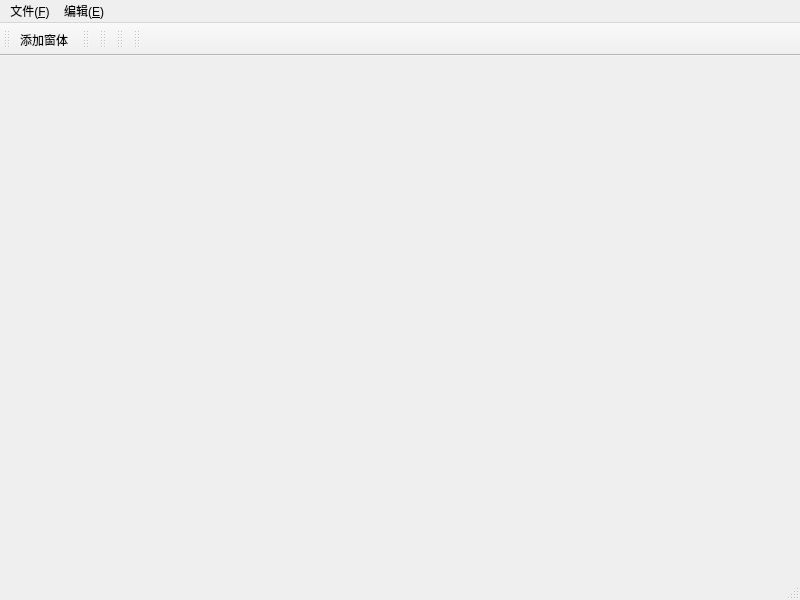
<?xml version="1.0" encoding="UTF-8"?>
<ui version="4.0">
 <class>MainWindow</class>
 <widget class="QMainWindow" name="MainWindow">
  <property name="geometry">
   <rect>
    <x>0</x>
    <y>0</y>
    <width>800</width>
    <height>600</height>
   </rect>
  </property>
  <property name="windowTitle">
   <string>MainWindow</string>
  </property>
  <widget class="QWidget" name="centralwidget">
   <widget class="QWidget" name="gridLayoutWidget">
    <property name="geometry">
     <rect>
      <x>10</x>
      <y>-1</y>
      <width>781</width>
      <height>511</height>
     </rect>
    </property>
    <layout class="QGridLayout" name="MaingridLayout"/>
   </widget>
  </widget>
  <widget class="QMenuBar" name="menubar">
   <property name="geometry">
    <rect>
     <x>0</x>
     <y>0</y>
     <width>800</width>
     <height>31</height>
    </rect>
   </property>
   <widget class="QMenu" name="menu">
    <property name="title">
     <string>文件(&amp;F)</string>
    </property>
    <addaction name="fileOpenAction"/>
    <addaction name="fileNewAction"/>
    <addaction name="fileCloseAction"/>
   </widget>
   <widget class="QMenu" name="menu_E">
    <property name="title">
     <string>编辑(&amp;E)</string>
    </property>
   </widget>
   <addaction name="menu"/>
   <addaction name="menu_E"/>
  </widget>
  <widget class="QStatusBar" name="statusbar"/>
  <widget class="QToolBar" name="toolBar">
   <property name="windowTitle">
    <string>toolBar</string>
   </property>
   <attribute name="toolBarArea">
    <enum>TopToolBarArea</enum>
   </attribute>
   <attribute name="toolBarBreak">
    <bool>false</bool>
   </attribute>
   <addaction name="addWinAction"/>
  </widget>
  <widget class="QToolBar" name="toolBar_2">
   <property name="windowTitle">
    <string>toolBar_2</string>
   </property>
   <attribute name="toolBarArea">
    <enum>TopToolBarArea</enum>
   </attribute>
   <attribute name="toolBarBreak">
    <bool>false</bool>
   </attribute>
  </widget>
  <widget class="QToolBar" name="toolBar_3">
   <property name="windowTitle">
    <string>toolBar_3</string>
   </property>
   <attribute name="toolBarArea">
    <enum>TopToolBarArea</enum>
   </attribute>
   <attribute name="toolBarBreak">
    <bool>false</bool>
   </attribute>
  </widget>
  <widget class="QToolBar" name="toolBar_4">
   <property name="windowTitle">
    <string>toolBar_4</string>
   </property>
   <attribute name="toolBarArea">
    <enum>TopToolBarArea</enum>
   </attribute>
   <attribute name="toolBarBreak">
    <bool>false</bool>
   </attribute>
  </widget>
  <widget class="QToolBar" name="toolBar_5">
   <property name="windowTitle">
    <string>toolBar_5</string>
   </property>
   <attribute name="toolBarArea">
    <enum>TopToolBarArea</enum>
   </attribute>
   <attribute name="toolBarBreak">
    <bool>false</bool>
   </attribute>
  </widget>
  <action name="fileOpenAction">
   <property name="text">
    <string>打开(Alt+A)</string>
   </property>
   <property name="shortcut">
    <string>Alt+A</string>
   </property>
  </action>
  <action name="fileNewAction">
   <property name="text">
    <string>新建(Alt+S)</string>
   </property>
   <property name="toolTip">
    <string>新建</string>
   </property>
   <property name="shortcut">
    <string>Alt+S</string>
   </property>
  </action>
  <action name="fileCloseAction">
   <property name="text">
    <string>关闭(Alt+D)</string>
   </property>
   <property name="shortcut">
    <string>Alt+D</string>
   </property>
  </action>
  <action name="addWinAction">
   <property name="text">
    <string>添加窗体</string>
   </property>
   <property name="toolTip">
    <string>添加窗体</string>
   </property>
  </action>
 </widget>
 <resources/>
 <connections/>
</ui>
